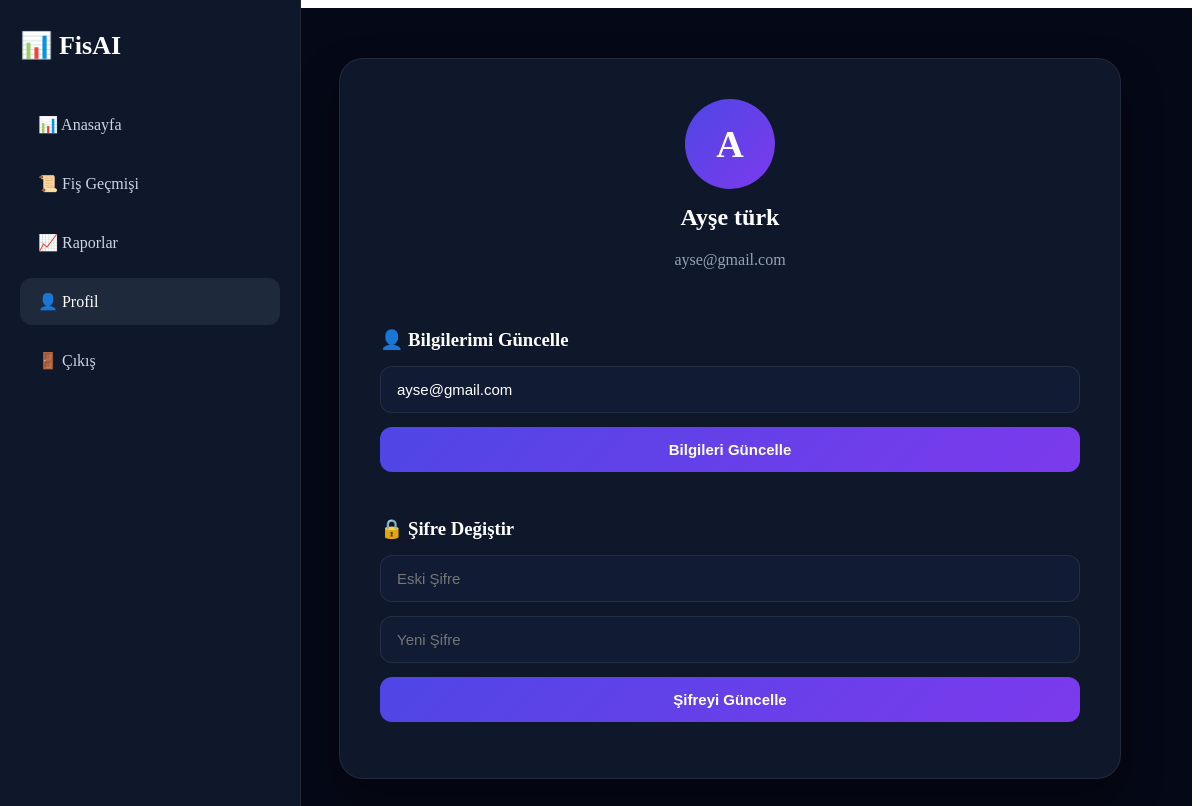
Page /uye_profil (signed in) on the committed database.
### tables this page shows
CREATE TABLE users (

    id INTEGER PRIMARY KEY AUTOINCREMENT,
    ad TEXT NOT NULL,
    email TEXT UNIQUE NOT NULL,
    sifre TEXT NOT NULL

);

### app.py (the view)
@app.route("/uye_profil")
def uye_profil():
    user_id = session.get("user_id")
    if not user_id:
        return redirect("/login")
    conn = sqlite3.connect("fisler.db")
    cursor = conn.cursor()
    cursor.execute("""
        SELECT ad, email
        FROM users
        WHERE id=?
    """, (user_id,))
    user = cursor.fetchone()
    conn.close()
    if user is None:
        return redirect("/dashboard")
    return render_template(
        "uye_profil.html",
        user={
            "name": user[0],
            "email": user[1]
        }
    )

### templates/uye_profil.html (shortened to what this page needs)
<div class="layout">
    <div class="sidebar">
        <div class="logo">
            📊 FisAI
        </div>
        <div class="menu">
            <a href="/dashboard">📊 Anasayfa</a>
            <a href="/receipts">📜 Fiş Geçmişi</a>
            <a href="/reports">📈 Raporlar</a>
            <a href="/uye_profil" class="active">👤 Profil</a>
            <a href="/logout">🚪 Çıkış</a>
        </div>
    </div>
    <div class="content">
        <div class="profile-card">
    <div class="avatar">
       {{ user.name[:1] }}
    </div>
    <h2>{{ user.name }}</h2>
    <p class="mail">{{ user.email }}</p>
    <form method="POST" action="{{ url_for('profil_guncelle') }}">
        <h3>👤 Bilgilerimi Güncelle</h3>
        <input
            type="email"
            name="email"
            value="{{ user.email }}"
            placeholder="E-posta"
            required>
        <button class="btn" type="submit">
            Bilgileri Güncelle
        </button>
    </form>
    <form method="POST" action="{{ url_for('sifre_degistir') }}">
        <h3>🔒 Şifre Değiştir</h3>
        <input
            type="password"
            name="old_password"
            placeholder="Eski Şifre"
            required>
        <input
            type="password"
            name="new_password"
            placeholder="Yeni Şifre"
            required>
        <button class="btn" type="submit">
            Şifreyi Güncelle
        </button>
    </form>
</div>
    </div>
</div>

### templates/uye_profil.html (style rules this page uses)
.layout { display:flex; min-height:100vh; background:#050816; }
.sidebar { width:260px; background:#0f172a; border-right:1px solid rgba(255,255,255,0.08); padding:30px 20px; position:fixed; left:0; top:0; height:100vh; }
.logo { color:white; font-size:26px; font-weight:700; margin-bottom:40px; }
.menu { display:flex; flex-direction:column; gap:12px; }
.menu a { color:#cbd5e1; text-decoration:none; padding:14px 18px; border-radius:12px; transition:.3s; font-weight:500; }
.menu a:hover, .menu a.active { background:#1e293b; color:white; }
.content { flex:1; margin-left:260px; padding:50px; display:flex; justify-content:center; }
.profile-card { width:100%; max-width:700px; background:#0f172a; border:1px solid rgba(255,255,255,0.08); border-radius:24px; padding:40px; box-shadow:0 20px 40px rgba(0,0,0,.35); }
.avatar { width:90px; height:90px; border-radius:50%; background:linear-gradient(135deg,#4f46e5,#7c3aed); color:white; font-size:38px; font-weight:700; display:flex; align-items:center; justify-content:center; margin:auto; }
.profile-card h2 { text-align:center; color:white; margin-top:15px; }
.mail { text-align:center; color:#94a3b8; margin-bottom:30px; }
.profile-card h3 { color:white; margin-top:30px; margin-bottom:15px; }
.profile-card form { display:flex; flex-direction:column; }
.profile-card input { width:100%; padding:14px 16px; margin-bottom:14px; background:#111c34; border:1px solid rgba(255,255,255,.08); border-radius:12px; color:white; font-size:15px; }
.btn { border:none; border-radius:12px; padding:14px; cursor:pointer; color:white; font-weight:600; font-size:15px; background:linear-gradient( 135deg, #4f46e5, #7c3aed ); transition:.3s; }

### rows in the picture
users: ad "A", name "Ayşe türk", email "ayse@gmail.com"
